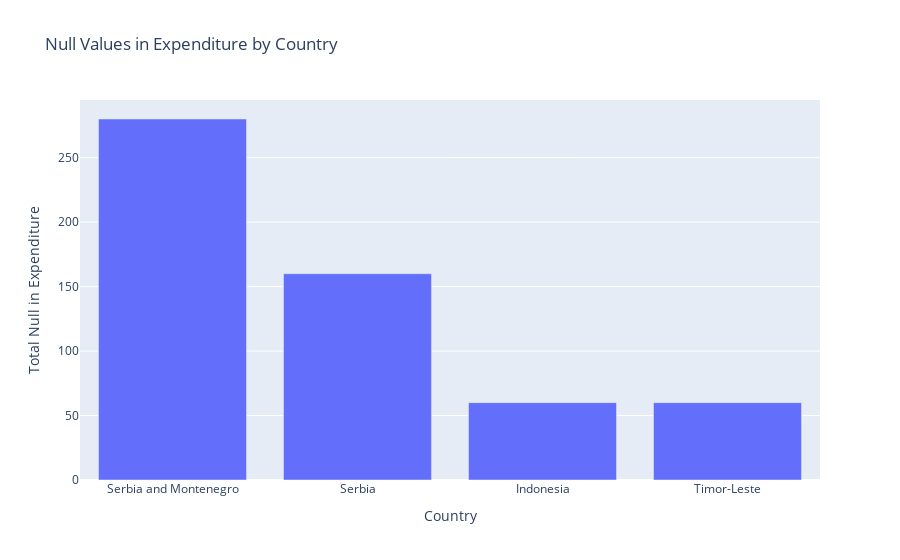

The notebook cell this image was saved under:
### Code cell
null_values_expenditure_by_country = df[df['Expenditure(million USD)'].isnull()].groupby('Country').size().reset_index(name='Null_Count').sort_values(by='Null_Count', ascending=False)
fig = px.bar(null_values_expenditure_by_country, x='Country', y='Null_Count', title='Null Values in Expenditure by Country')
fig.update_xaxes(title='Country')
fig.update_yaxes(title='Total Null in Expenditure')
fig.show()

### Figure 1 — Plotly figure (JSON) as saved in the notebook; plotly's stock layout.template omitted (floating-point values rounded to 4 significant figures)
{"data": [{"alignmentgroup": "True", "hovertemplate": "Country=%{x}<br>Null_Count=%{y}<extra></extra>", "legendgroup": "", "marker": {"color": "#636efa", "pattern": {"shape": ""}}, "name": "", "offsetgroup": "", "orientation": "v", "showlegend": false, "textposition": "auto", "type": "bar", "x": ["Serbia and Montenegro", "Serbia", "Indonesia", "Timor-Leste"], "xaxis": "x", "y": [280, 160, 60, 60], "yaxis": "y"}], "layout": {"autosize": true, "barmode": "relative", "legend": {"tracegroupgap": 0}, "title": {"text": "Null Values in Expenditure by Country"}, "xaxis": {"anchor": "y", "autorange": true, "domain": [0, 1], "range": [-0.5, 3.5], "title": {"text": "Country"}, "type": "category"}, "yaxis": {"anchor": "x", "autorange": true, "domain": [0, 1], "range": [0, 294.7], "title": {"text": "Total Null in Expenditure"}, "type": "linear"}}}
